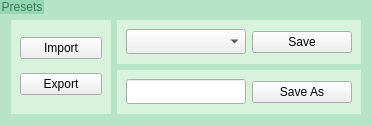
                      <widget class="QGroupBox" name="groupBox_86">
                       <property name="minimumSize">
                        <size>
                         <width>0</width>
                         <height>125</height>
                        </size>
                       </property>
                       <property name="styleSheet">
                        <string notr="true">QGroupBox {
    border: none;
	background-color: rgb(183, 228, 199);
}

QGroupBox:title {
    border: none;
	color: rgb(56, 124, 92);
	background-color: rgb(149, 213, 178);
}
</string>
                       </property>
                       <property name="title">
                        <string>Presets</string>
                       </property>
                       <layout class="QGridLayout" name="gridLayout_16">
                        <property name="topMargin">
                         <number>20</number>
                        </property>
                        <item row="3" column="1">
                         <widget class="QGroupBox" name="groupBox_87">
                          <property name="styleSheet">
                           <string notr="true">QGroupBox {
    border: none;
	background-color: rgb(216, 243, 220);
}
</string>
                          </property>
                          <property name="title">
                           <string/>
                          </property>
                          <layout class="QHBoxLayout" name="horizontalLayout_43">
                           <property name="topMargin">
                            <number>6</number>
                           </property>
                           <property name="bottomMargin">
                            <number>6</number>
                           </property>
                           <item>
                            <widget class="QLineEdit" name="SaveAsLineEdit">
                             <property name="minimumSize">
                              <size>
                               <width>120</width>
                               <height>25</height>
                              </size>
                             </property>
                             <property name="maximumSize">
                              <size>
                               <width>200</width>
                               <height>16777215</height>
                              </size>
                             </property>
                            </widget>
                           </item>
                           <item>
                            <widget class="QPushButton" name="SaveAsPushButton">
                             <property name="minimumSize">
                              <size>
                               <width>100</width>
                               <height>0</height>
                              </size>
                             </property>
                             <property name="maximumSize">
                              <size>
                               <width>100</width>
                               <height>16777215</height>
                              </size>
                             </property>
                             <property name="text">
                              <string>Save As</string>
                             </property>
                            </widget>
                           </item>
                          </layout>
                         </widget>
                        </item>
                        <item row="2" column="1">
                         <widget class="QGroupBox" name="groupBox_80">
                          <property name="maximumSize">
                           <size>
                            <width>16777215</width>
                            <height>50</height>
                           </size>
                          </property>
                          <property name="styleSheet">
                           <string notr="true">QGroupBox {
    border: none;
	
	background-color: rgb(216, 243, 220);
}
</string>
                          </property>
                          <property name="title">
                           <string/>
                          </property>
                          <layout class="QHBoxLayout" name="horizontalLayout_39">
                           <property name="topMargin">
                            <number>6</number>
                           </property>
                           <property name="bottomMargin">
                            <number>6</number>
                           </property>
                           <item>
                            <widget class="QComboBox" name="StylePresetComboBox">
                             <property name="minimumSize">
                              <size>
                               <width>120</width>
                               <height>25</height>
                              </size>
                             </property>
                             <property name="maximumSize">
                              <size>
                               <width>200</width>
                               <height>16777215</height>
                              </size>
                             </property>
                            </widget>
                           </item>
                           <item>
                            <widget class="QPushButton" name="SaveStylePushButton">
                             <property name="minimumSize">
                              <size>
                               <width>100</width>
                               <height>0</height>
                              </size>
                             </property>
                             <property name="maximumSize">
                              <size>
                               <width>100</width>
                               <height>16777215</height>
                              </size>
                             </property>
                             <property name="text">
                              <string>Save</string>
                             </property>
                            </widget>
                           </item>
                          </layout>
                         </widget>
                        </item>
                        <item row="2" column="0" rowspan="2">
                         <widget class="QGroupBox" name="groupBox_115">
                          <property name="minimumSize">
                           <size>
                            <width>100</width>
                            <height>0</height>
                           </size>
                          </property>
                          <property name="styleSheet">
                           <string notr="true">QGroupBox {
    border: none;
	background-color: rgb(216, 243, 220);
}
</string>
                          </property>
                          <property name="title">
                           <string/>
                          </property>
                          <layout class="QVBoxLayout" name="verticalLayout_9">
                           <item>
                            <widget class="QPushButton" name="ImportPresetPushButton">
                             <property name="toolTip">
                              <string>&lt;html&gt;&lt;head/&gt;&lt;body&gt;&lt;p&gt;Import Json file&lt;/p&gt;&lt;/body&gt;&lt;/html&gt;</string>
                             </property>
                             <property name="text">
                              <string>Import</string>
                             </property>
                            </widget>
                           </item>
                           <item>
                            <widget class="QPushButton" name="ExportTopbarThemePushButton">
                             <property name="text">
                              <string>Export</string>
                             </property>
                            </widget>
                           </item>
                          </layout>
                         </widget>
                        </item>
                       </layout>
                      </widget>
